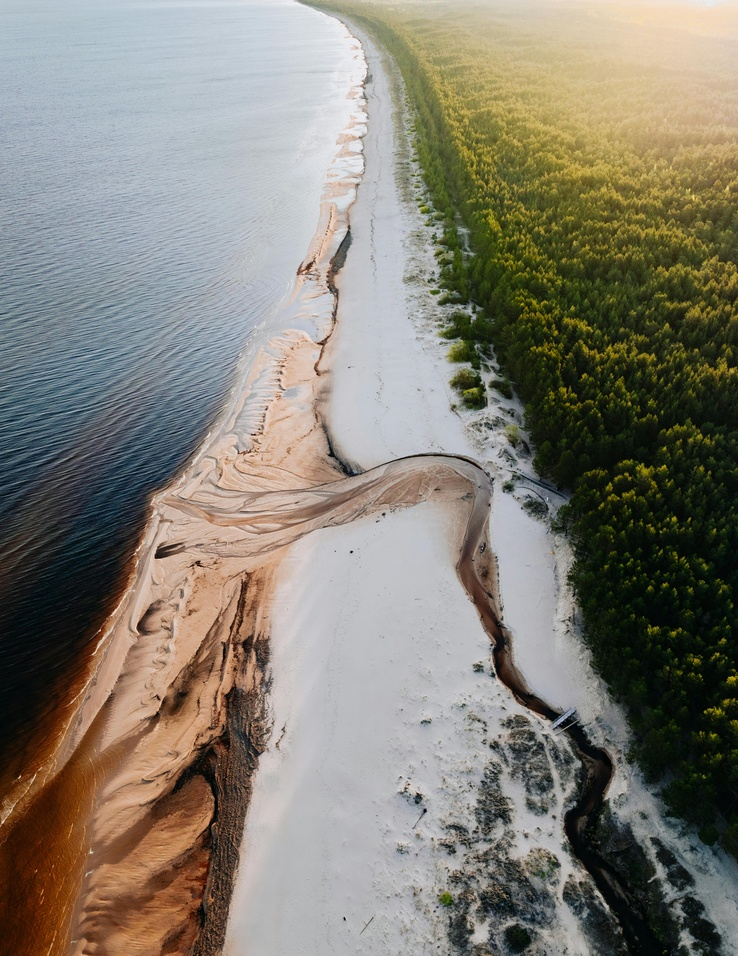
#> input picture ComputerVision/images/beach.jpg, 738 x 956 px, shrunk from 4260 x 5513 before the run
$ python histogram_3.py
#> lines starting #> are read from the running program, lines starting #| are printed output that depends on the picture
import cv2 as cv
import matplotlib.pyplot as plt
import numpy as np

# load image as grayscale
beach_image = cv.imread('images/beach.jpg', cv.IMREAD_GRAYSCALE)
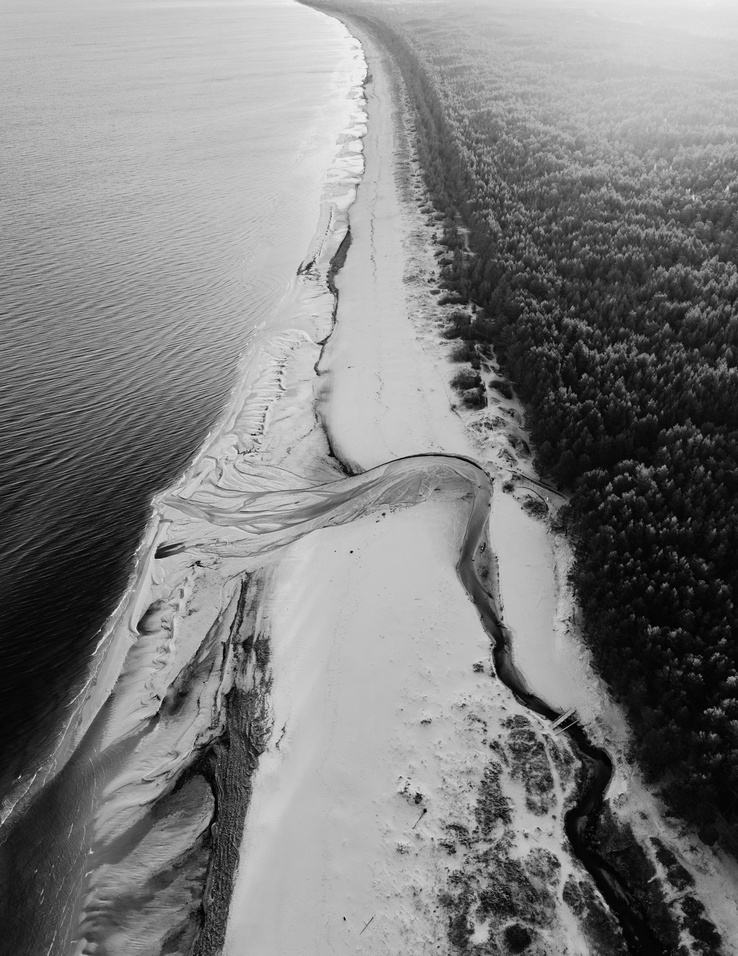
#> beach_image: shape (956, 738); min 0, max 246, mean 126.8
print('Grayscale beach image shape', beach_image.shape)
#| Grayscale beach image shape (956, 738)

# Calculate histogram Manually

# initialize histogram bin
hist_bin = np.zeros(256)
# create array of lenght 256 as there are 256 different levels of intensity

# calculate histogram manually
for i in range(beach_image.shape[0]) :
  for j in range(beach_image.shape[1]):
    hist_bin[beach_image[i,j]] += 1
# print(hist_bin)

# Calculate histogram with inbuilt function
hist_bin_inbuilt = cv.calcHist([beach_image], [0], None, [256], [0,256])
#> hist_bin_inbuilt = 256 values, max 10677 at index 188, min 0 at index 247, mean 2756

# plot histogram
plt.figure(figsize=(12, 6))

plt.subplot(1,2,1)
plt.plot(hist_bin, color='black')
plt.title('Manual Histogram')
plt.xlabel('pixel values')
plt.ylabel('Frequency')
plt.grid(True)

plt.subplot(1,2,2)
plt.plot(hist_bin_inbuilt, color='blue')
plt.title('Inbuilt Function Histogram')
plt.xlabel('pixel values')
plt.ylabel('Frequency')
plt.grid(True)

plt.show()
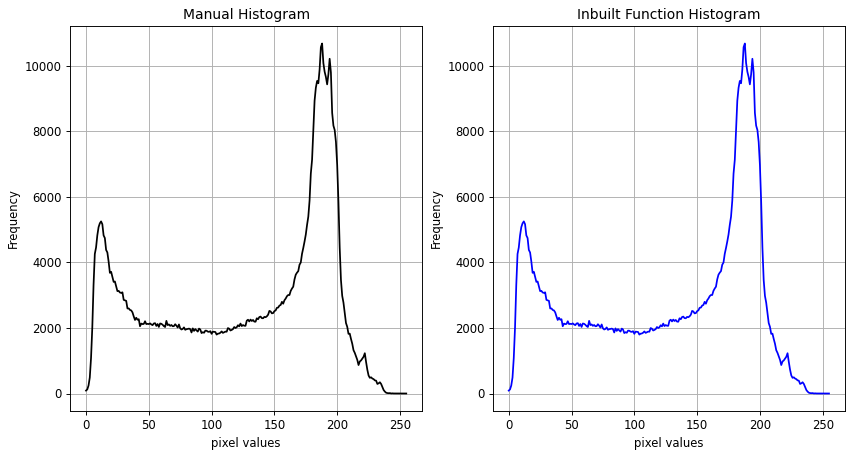
#> figure drawn by matplotlib, 2 panels; panel 1: curve peaks at x = 188, y = 10677; panel 2: curve peaks at x = 188, y = 10677

$ run again, with ComputerVision/images/road.jpg copied over ComputerVision/images/beach.jpg
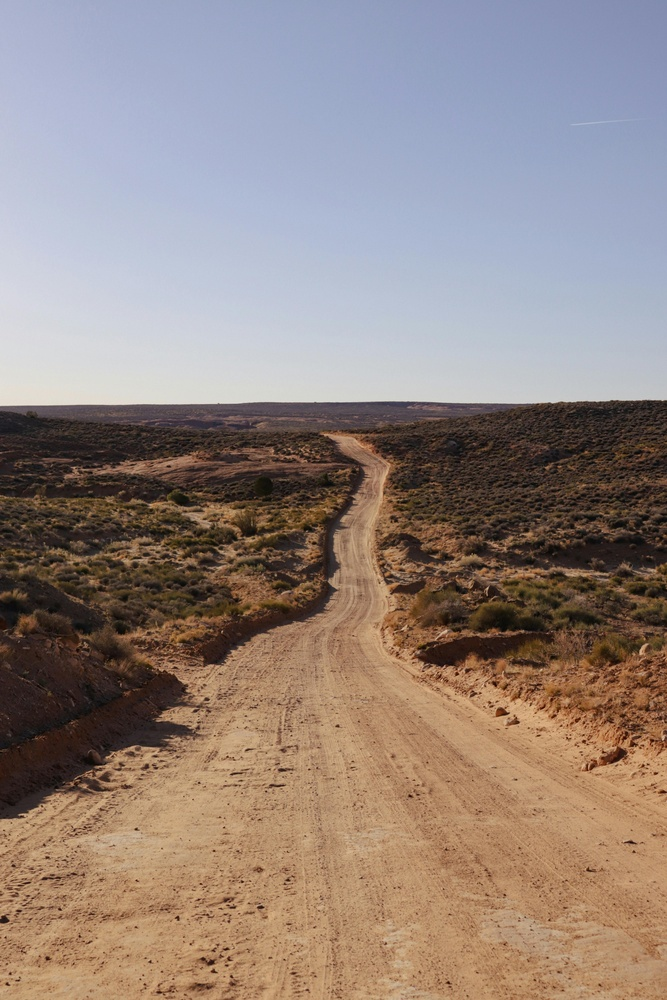
#> input picture ComputerVision/images/road.jpg, 667 x 1000 px, shrunk from 4000 x 6000 before the run
#> `beach_image = cv.imread('images/beach.jpg', cv.IMREAD_GRAYSCALE)`:
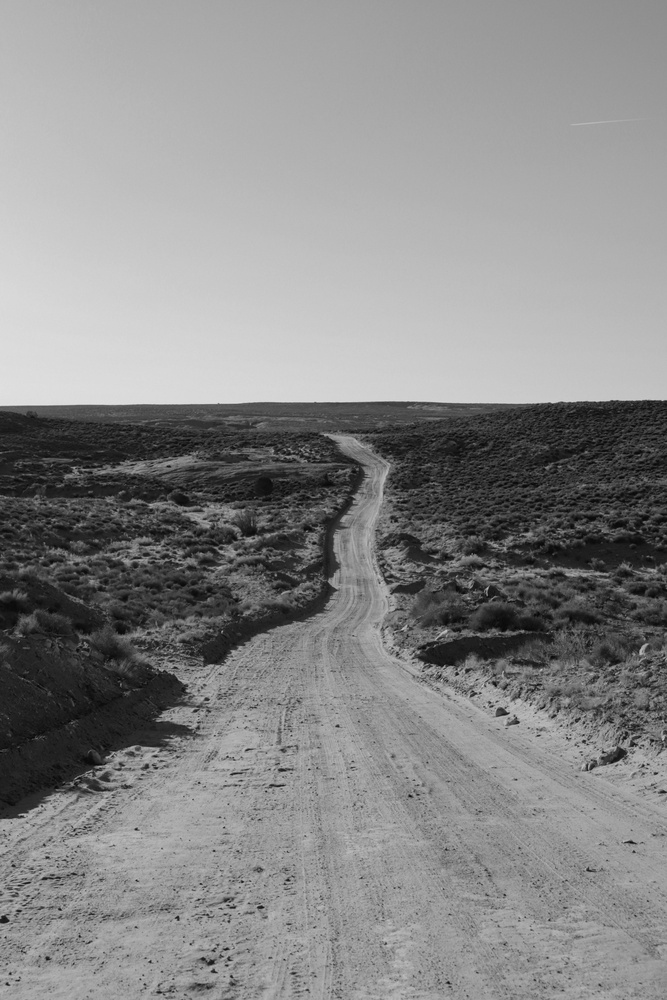
#> beach_image: shape (1000, 667); min 2, max 228, mean 136.7
#| Grayscale beach image shape (1000, 667)
#> hist_bin_inbuilt = 256 values, max 8789 at index 157, min 0 at index 0, mean 2605.5
#> `plt.show()`:
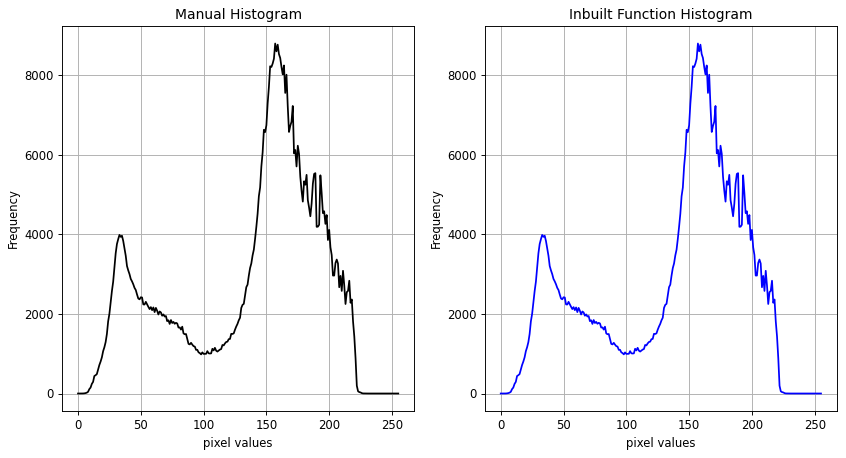
#> figure drawn by matplotlib, 2 panels; panel 1: curve peaks at x = 157, y = 8789; panel 2: curve peaks at x = 157, y = 8789
